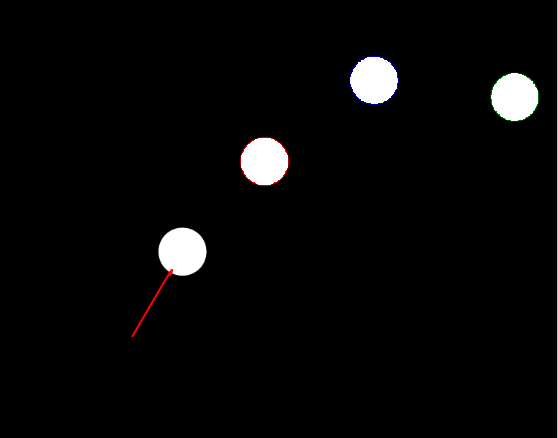
#> input picture 2.2/1.png, 558 x 438 px
$ python -i Read.py   (imports and definitions only)
#> lines starting #> are read from the running program, lines starting #| are printed output that depends on the picture; after the words box and inside, x2 and y2 are one past the last pixel; in counts of white or black regions, pixels touching at a corner belong together; long printed decimals are rounded
import cv2
import numpy as np
import math


def LandC(image):
#> called with image = '1.png'
    img = cv2.imread(image, 1)
#> img is the input picture: shape (438, 558, 3); mean B, G, R 7.8, 7.8, 8
    img = cv2.cvtColor(img, cv2.COLOR_BGR2GRAY)
#> img: shape (438, 558)

    img1 = cv2.GaussianBlur(img, (7, 7), 0)

    edges = cv2.Canny(img1, 75, 150)
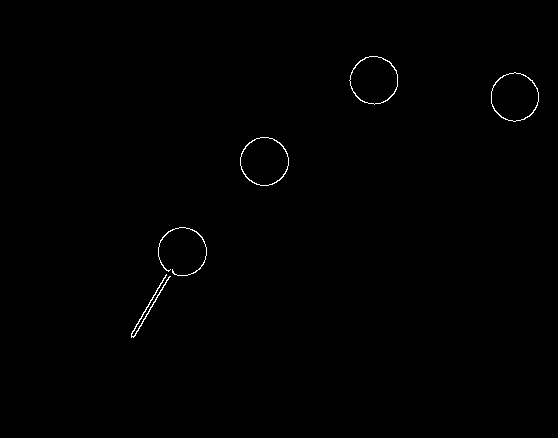
#> edges: shape (438, 558); 0.37% white in thin lines or dots, all inside (x1, y1, x2, y2) = (131, 56, 539, 338)
    lines = cv2.HoughLinesP(edges, 1, np.pi/180, 40, maxLineGap=30)
#> lines = [[134, 336, 172, 270], [131, 333, 169, 270]]

    X1, Y1, X2, Y2 = 0, 0, 0, 0
    n = len(lines)
#> n = 2
    for line in lines:
        x1, y1, x2, y2 = line[0]
        X1 += x1/n
        Y1 += y1/n
        X2 += x2/n
        Y2 += y2/n
#> this loop made 2 passes
#> (x1, y1, x2, y2, X1, Y1, X2, Y2) on passes 1 to 2: (134, 336, 172, 270, 67, 168, 86, 135), (131, 333, 169, 270, 132.5, 334.5, 170.5, 270)
#> after the loop, X1 = 132.5; X2 = 170.5; Y1 = 334.5; Y2 = 270

    X1 = int(X1)
#> X1 = 132
    Y1 = int(Y1)
#> Y1 = 334
    X2 = int(X2)
#> X2 = 170
    Y2 = int(Y2)

    HEIGHT, WIDTH = img.shape
#> HEIGHT = 438; WIDTH = 558

    all_circs = cv2.HoughCircles(img1, cv2.HOUGH_GRADIENT, 1, 120,
                                 param1=100, param2=30, minRadius=0, maxRadius=0)
#> all_circs = [[182.5, 251.5, 23.6], [373.5, 80.5, 23.4], [513.5, 96.5, 23.4], [264.5, 159.5, 24.3]]
    all_circs_rounded = np.uint16(np.around(all_circs))
#> all_circs_rounded = [[182, 252, 24], [374, 80, 23], [514, 96, 23], [264, 160, 24]]

    circs = list(all_circs_rounded[0])
#> circs has the same summary as all_circs_rounded
    for i in range(len(circs)):
        circs[i] = list(circs[i])
#> this loop made 4 passes

    radians = math.atan2(Y1 - Y2, X1 - X2)
#> radians = 2.11

    dx = math.cos(radians)
#> dx = -0.511
    dy = math.sin(radians)
#> dy = 0.86

    print(f"{radians} {dx} {dy}")
#| 2.107 -0.5105 0.8599

    return dx, dy, circs, WIDTH, HEIGHT, X1, Y1, X2, Y2

>>> result = LandC('1.png')
#> result = (-0.511, 0.86, [[182, 252, 24], [374, 80, 23], [514, 96, 23], [264, 160, 24]], 558, 438, 132, 334, 170, 270)

$ run again, on 2.2/2.png
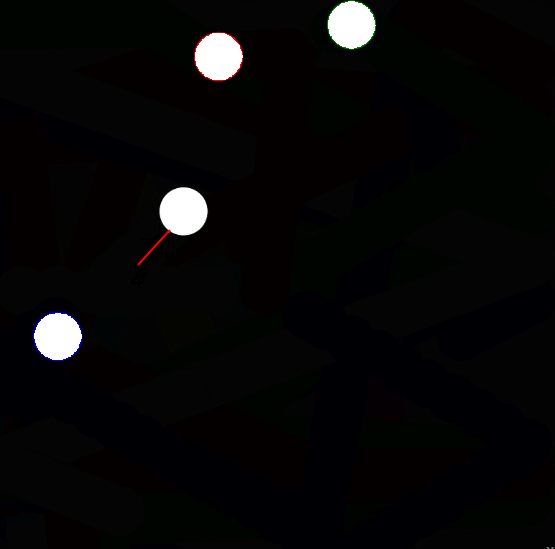
#> input picture 2.2/2.png, 555 x 549 px
#> in LandC, img is the input picture: shape (549, 555, 3); mean B, G, R 8.1, 7.9, 8.2
#> img: shape (549, 555)
#> in LandC, `edges = cv2.Canny(img1, 75, 150)`:
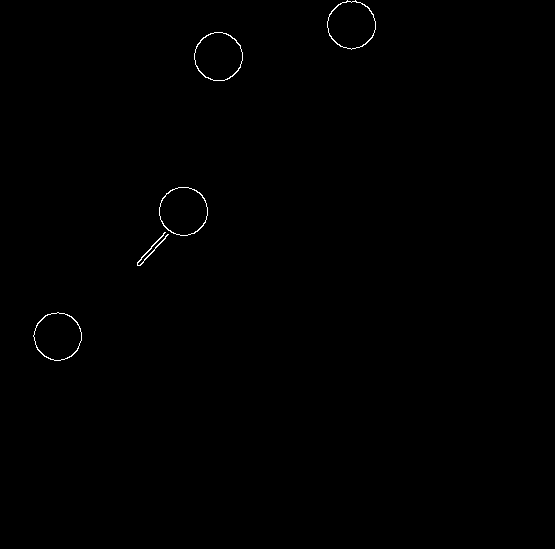
#> edges: shape (549, 555); 0.27% white in thin lines or dots, all inside (x1, y1, x2, y2) = (33, 0, 376, 361)
#> lines = [[140, 265, 171, 231], [137, 262, 168, 229], [328, 32, 358, 2], [162, 198, 170, 190]]
#> n = 4
#> the loop in LandC, `for line in lines:` made 4 passes
#> (x1, y1, x2, y2, X1, Y1, X2, Y2) on passes 1 to 4: (140, 265, 171, 231, 35, 66.25, 42.75, 57.75), (137, 262, 168, 229, 69.25, 131.8, 84.75, 115), (328, 32, 358, 2, 151.2, 139.8, 174.2, 115.5), (162, 198, 170, 190, 191.8, 189.2, 216.8, 163)
#> after the loop in LandC, `for line in lines:`: X1 = 191.8; X2 = 216.8; Y1 = 189.2; Y2 = 163
#> in LandC, `X1 = int(X1)`: X1 = 191
#> in LandC, `Y1 = int(Y1)`: Y1 = 189
#> in LandC, `X2 = int(X2)`: X2 = 216
#> all_circs = [[57.5, 336.5, 23.3], [351.5, 24.5, 23.3], [183.5, 211.5, 23.9], [216.5, 55.5, 22.4]]
#> all_circs_rounded = [[58, 336, 23], [352, 24, 23], [184, 212, 24], [216, 56, 22]]
#> circs has the same summary as all_circs_rounded
#> the loop in LandC, `for i in range(len(circs)):` made 4 passes
#> radians = 2.34
#> dx = -0.693
#> dy = 0.721
#| 2.337 -0.6931 0.7208
#> result = (-0.693, 0.721, [[58, 336, 23], [352, 24, 23], [184, 212, 24], [216, 56, 22]], 555, 549, 191, 189, 216, 163)

$ run again, on 2.2/3.png
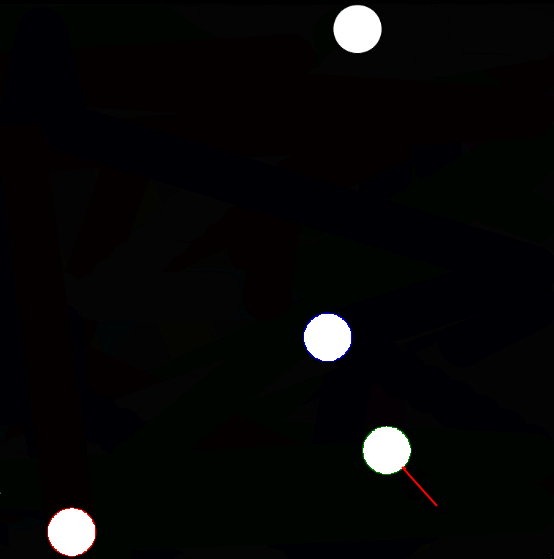
#> input picture 2.2/3.png, 554 x 559 px
#> in LandC, img is the input picture: shape (559, 554, 3); mean B, G, R 7.5, 7.7, 7.8
#> img: shape (559, 554)
#> in LandC, `edges = cv2.Canny(img1, 75, 150)`:
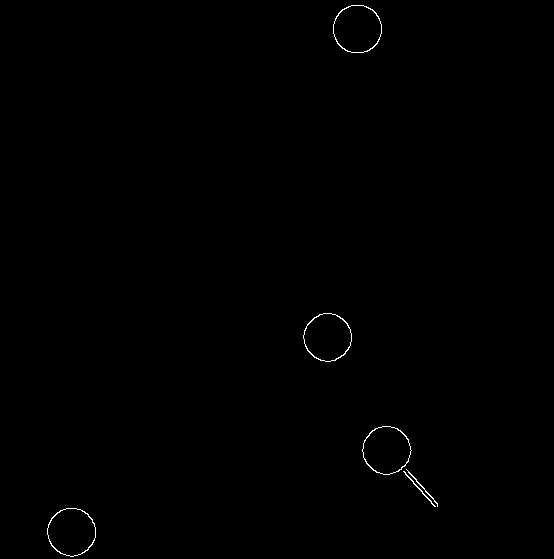
#> edges: shape (559, 554); 0.27% white in thin lines or dots, all inside (x1, y1, x2, y2) = (47, 5, 438, 557)
#> lines = [[404, 466, 437, 503], [400, 469, 434, 506]]
#> n = 2
#> the loop in LandC, `for line in lines:` made 2 passes
#> (x1, y1, x2, y2, X1, Y1, X2, Y2) on passes 1 to 2: (404, 466, 437, 503, 202, 233, 218.5, 251.5), (400, 469, 434, 506, 402, 467.5, 435.5, 504.5)
#> after the loop in LandC, `for line in lines:`: X1 = 402; X2 = 435.5; Y1 = 467.5; Y2 = 504.5
#> in LandC, `Y1 = int(Y1)`: Y1 = 467
#> in LandC, `X2 = int(X2)`: X2 = 435
#> in LandC, `Y2 = int(Y2)`: Y2 = 504
#> all_circs = [[357.5, 28.5, 23.5], [71.5, 531.5, 24.2], [385.5, 450.5, 23.9], [327.5, 335.5, 24]]
#> all_circs_rounded = [[358, 28, 24], [72, 532, 24], [386, 450, 24], [328, 336, 24]]
#> circs has the same summary as all_circs_rounded
#> the loop in LandC, `for i in range(len(circs)):` made 4 passes
#> radians = -2.3
#> dx = -0.666
#> dy = -0.746
#| -2.299 -0.6656 -0.7463
#> result = (-0.666, -0.746, [[358, 28, 24], [72, 532, 24], [386, 450, 24], [328, 336, 24]], 554, 559, 402, 467, 435, 504)
